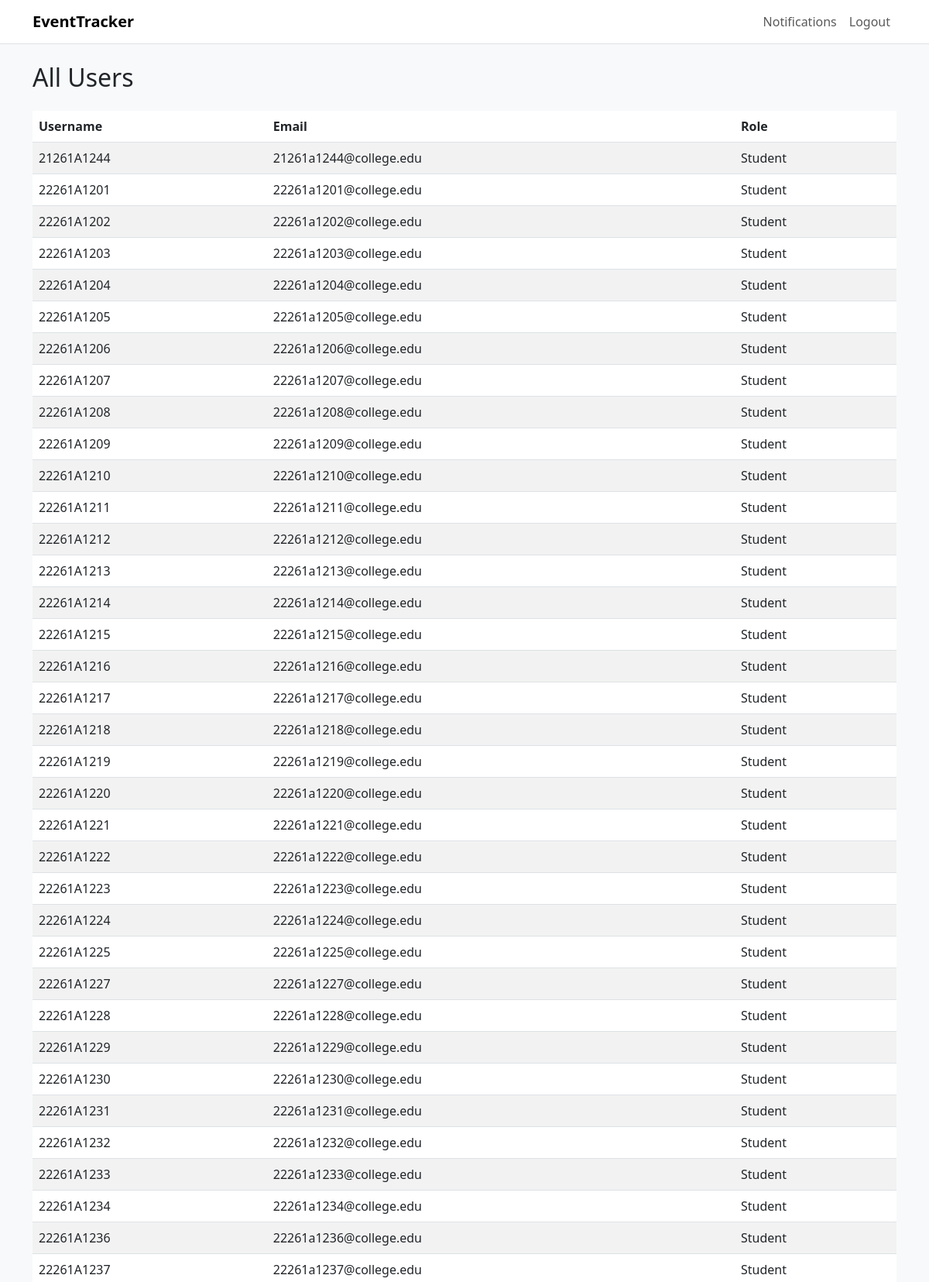
The page /accounts/users/ (signed in, upper part) on the database its author committed.
### accounts/models.py (models this page shows, shortened)
class CustomUser(AbstractUser):
    ROLE_CHOICES = (
        ('student', 'Student'),
        ('faculty', 'Faculty'),
        ('admin', 'Admin'),
    )
    role = models.CharField(
        max_length=10,
        choices=ROLE_CHOICES,
        default='student'
    )
    batch = models.CharField(
        max_length=50,
        blank=True,
        null=True,
        help_text="e.g., 'VI-IT', 'VII-CSE'"
    )
    email = models.EmailField(
        unique=True,
        blank=False,
        null=False
    )
    REQUIRED_FIELDS = ['email', 'role']

### accounts/views.py (the view)
# urls.py: path('users/', views.user_list, name='user_list'),   # Admin-only: view user list
@login_required # Only allow logged-in users to access
@user_passes_test(is_admin, login_url='/accounts/login/') # Only allow admins
def user_list(request):
    users = CustomUser.objects.all().order_by('username') # Use CustomUser and order them
    return render(request, 'accounts/user_list.html', {'users': users})

### accounts/views.py (called while the page is built)
def is_admin(user):
    return user.is_authenticated and user.role == 'admin'

### accounts/templates/accounts/user_list.html (shortened to what this page needs)
{% extends 'base.html' %}
{% block content %}
  <h2 class="mb-4">All Users</h2>
  <table class="table table-striped">
    <thead>
      <tr><th>Username</th><th>Email</th><th>Role</th></tr>
    </thead>
    <tbody>
      {% for u in users %}
        <tr>
          <td>{{ u.username }}</td>
          <td>{{ u.email }}</td>
          <td>{{ u.get_role_display }}</td>
        </tr>
      {% endfor %}
    </tbody>
  </table>
{% endblock %}

### templates/base.html (shortened to what this page needs)
{% load static %}
<!DOCTYPE html>
<html lang="en">
<head>
  <link rel="stylesheet" href="{% static 'css/style.css' %}">
  <link
    href="https://cdn.jsdelivr.net/npm/bootstrap@5.3.0/dist/css/bootstrap.min.css"
    rel="stylesheet"
  >
</head>
<body class="bg-light">
  <nav class="navbar navbar-expand-lg navbar-light bg-white border-bottom">
    <div class="container">
      <a class="navbar-brand" href="{% url 'events:dashboard' %}">
        EventTracker
      </a>
      <div class="collapse navbar-collapse">
        <ul class="navbar-nav ms-auto">
          {% if user.is_authenticated %}
            <li class="nav-item">
              <a class="nav-link" href="{% url 'events:notifications' %}">
                Notifications
              </a>
            </li>
            <li class="nav-item">
              <a class="nav-link" href="{% url 'accounts:logout' %}">
                Logout
              </a>
            </li>
          {% endif %}
        </ul>
      </div>
    </div>
  </nav>
  <div class="container mt-4">
    {% block content %}{% endblock %}
  </div>
</body>
</html>

### static/css/style.css (style rules this page uses)
body { background-color: #f0f8ff; }
.navbar-brand { font-weight: bold; }

### rows shown on the page
CustomUser: username "21261A1244", email "21261a1244@college.edu", role "Student"
CustomUser: username "22261A1201", email "22261a1201@college.edu", role "Student"
CustomUser: username "22261A1202", email "22261a1202@college.edu", role "Student"
CustomUser: username "22261A1203", email "22261a1203@college.edu", role "Student"
CustomUser: username "22261A1204", email "22261a1204@college.edu", role "Student"
CustomUser: username "22261A1205", email "22261a1205@college.edu", role "Student"
CustomUser: username "22261A1206", email "22261a1206@college.edu", role "Student"
CustomUser: username "22261A1207", email "22261a1207@college.edu", role "Student"
CustomUser: username "22261A1208", email "22261a1208@college.edu", role "Student"
CustomUser: username "22261A1209", email "22261a1209@college.edu", role "Student"
CustomUser: username "22261A1210", email "22261a1210@college.edu", role "Student"
CustomUser: username "22261A1211", email "22261a1211@college.edu", role "Student"
CustomUser: username "22261A1212", email "22261a1212@college.edu", role "Student"
CustomUser: username "22261A1213", email "22261a1213@college.edu", role "Student"
CustomUser: username "22261A1214", email "22261a1214@college.edu", role "Student"
CustomUser: username "22261A1215", email "22261a1215@college.edu", role "Student"
CustomUser: username "22261A1216", email "22261a1216@college.edu", role "Student"
CustomUser: username "22261A1217", email "22261a1217@college.edu", role "Student"
CustomUser: username "22261A1218", email "22261a1218@college.edu", role "Student"
CustomUser: username "22261A1219", email "22261a1219@college.edu", role "Student"
CustomUser: username "22261A1220", email "22261a1220@college.edu", role "Student"
CustomUser: username "22261A1221", email "22261a1221@college.edu", role "Student"
CustomUser: username "22261A1222", email "22261a1222@college.edu", role "Student"
CustomUser: username "22261A1223", email "22261a1223@college.edu", role "Student"
CustomUser: username "22261A1224", email "22261a1224@college.edu", role "Student"
CustomUser: username "22261A1225", email "22261a1225@college.edu", role "Student"
CustomUser: username "22261A1227", email "22261a1227@college.edu", role "Student"
CustomUser: username "22261A1228", email "22261a1228@college.edu", role "Student"
CustomUser: username "22261A1229", email "22261a1229@college.edu", role "Student"
CustomUser: username "22261A1230", email "22261a1230@college.edu", role "Student"
CustomUser: username "22261A1231", email "22261a1231@college.edu", role "Student"
CustomUser: username "22261A1232", email "22261a1232@college.edu", role "Student"
CustomUser: username "22261A1233", email "22261a1233@college.edu", role "Student"
CustomUser: username "22261A1234", email "22261a1234@college.edu", role "Student"
CustomUser: username "22261A1236", email "22261a1236@college.edu", role "Student"
CustomUser: username "22261A1237", email "22261a1237@college.edu", role "Student"
